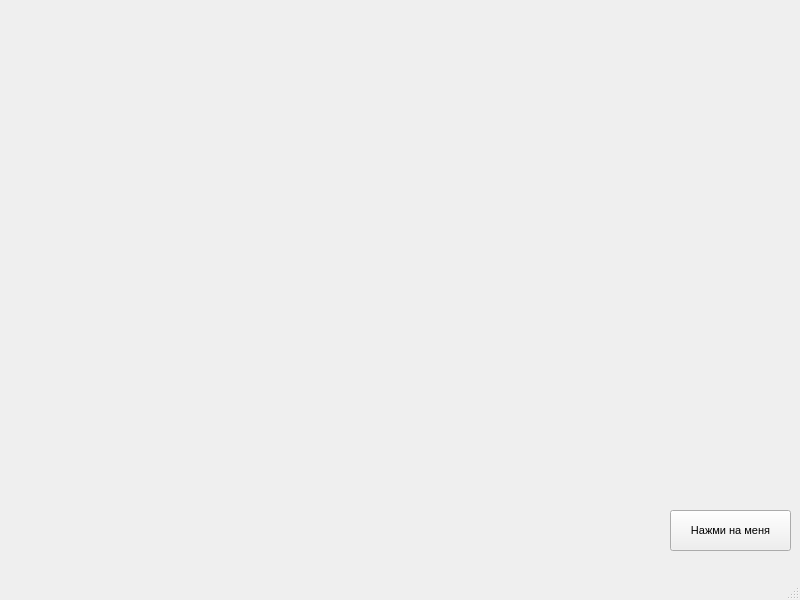
<?xml version="1.0" encoding="UTF-8"?>
<ui version="4.0">
 <class>MainWindow</class>
 <widget class="QMainWindow" name="MainWindow">
  <property name="geometry">
   <rect>
    <x>0</x>
    <y>0</y>
    <width>800</width>
    <height>600</height>
   </rect>
  </property>
  <property name="windowTitle">
   <string>MainWindow</string>
  </property>
  <widget class="QWidget" name="centralwidget">
   <widget class="QPushButton" name="pushButton">
    <property name="geometry">
     <rect>
      <x>670</x>
      <y>510</y>
      <width>121</width>
      <height>41</height>
     </rect>
    </property>
    <property name="font">
     <font>
      <pointsize>8</pointsize>
     </font>
    </property>
    <property name="text">
     <string>Нажми на меня</string>
    </property>
   </widget>
  </widget>
  <widget class="QMenuBar" name="menubar">
   <property name="geometry">
    <rect>
     <x>0</x>
     <y>0</y>
     <width>800</width>
     <height>21</height>
    </rect>
   </property>
  </widget>
  <widget class="QStatusBar" name="statusbar"/>
 </widget>
 <resources/>
 <connections/>
</ui>
